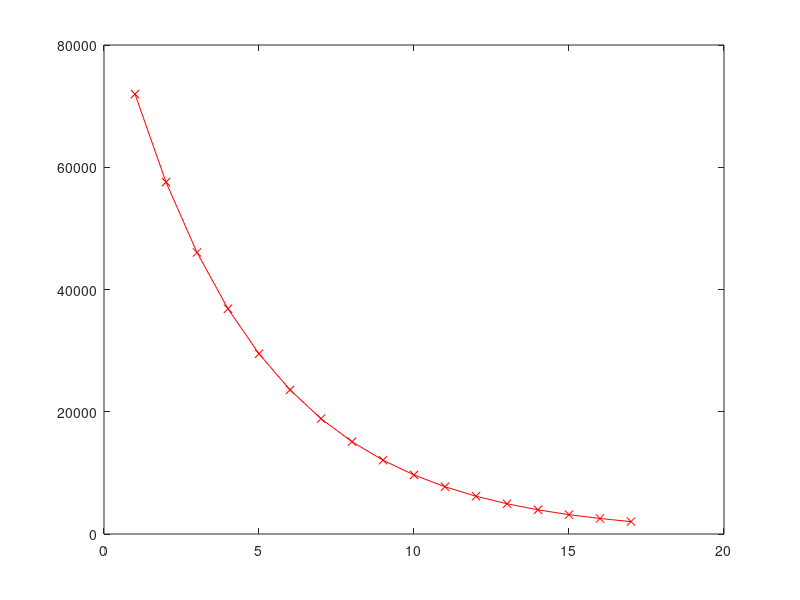
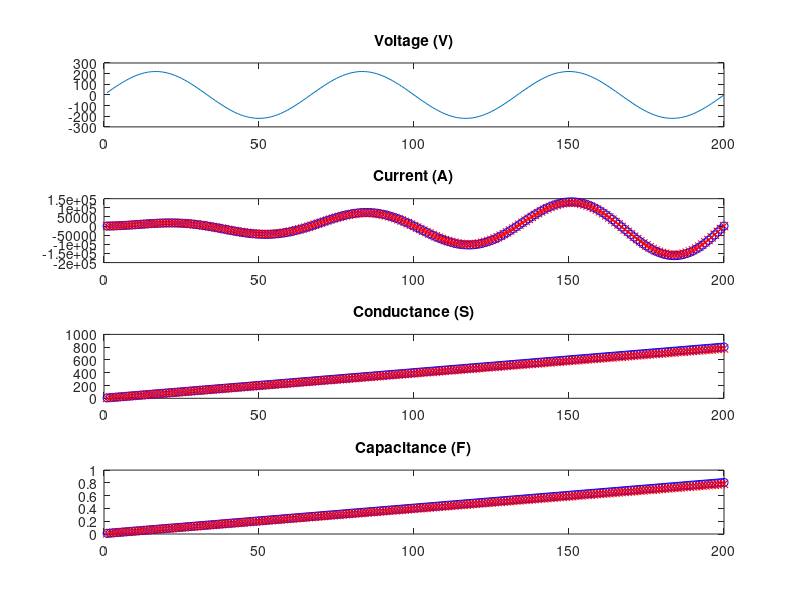

MATLAB code to generate these figures, in order:
function ret = rcmeter_lsm()
  
  #최소 ?�곱법을 ?�해?? 근사?? ?�킴
  EpochMax = 100;
  solvRate = 0.001;
  Cycl = 3;       # 주기 ??
  Len = 200;     # ?�이?? 길이
  Vp = 220;       # ?�압 진폭
  w = 2*pi*Cycl/Len;

  n_t = 1:1:Len; # ?�플번호

  %N��? ?�항?? 계수 ��? ��?
  a_t = [ 0.01 0.02 ];
  b_t = [ 0.00003 0.00002 ];
  #미�??? ��?��
  ath = length(a_t);
  bth = length(b_t);
  vars_num = ath + bth;

  V_t = Vp*sin(w*n_t);         # 측정 ?�압
  dVdn_t = w*Vp*cos(w*n_t);

  function ret = polyFunc(a, x)
    ret = 0;
    for m=1:1:length(x)
      for p=1:1:length(a)
        ret += a(p).*x.^(p-1);
      endfor
    endfor
  endfunction  

  function ret = diff_polyFunc(a, x)
    ret = 0;
    for m=1:1:length(x)
      for p=1:1:length(a)
        ret += (p-1)*a(p).*x.^(p-2);
      endfor
    endfor
  endfunction  

  function ret = Current(v, dvdn, g, c, dcdn)
    ret = ( g + dcdn ) .* v + c .* dvdn;
  endfunction

  function ret = ErrorSquare(it, ir, N)
    ret = 0;
    for m=N
      err = ir(m) - it(m);
      ret += err*err/length(N);
    endfor
    ret = sqrt(ret);
  endfunction

  function [g, c, dcdn] = refreshValues(a, b, x)
    g = polyFunc(a, x);         
    c = polyFunc(b, x);         
    dcdn = diff_polyFunc(b, x);
  endfunction

  function ret = Avg(val, len)
    ret = 0;
    for k=1:1:len
      ret += val(k)/len;     
    endfor
  endfunction
  
  [G_t, C_t, dCdn_t] = refreshValues(a_t, b_t, n_t);
  I_t = Current(V_t, dVdn_t, G_t, C_t, dCdn_t); #측정?�류

  inputGraph = figure(2);
  subplot(4,1,1);
  plot(n_t, V_t);
  title('Voltage (V)');
  subplot(4,1,2);
  plot(n_t, I_t, 'b');
  title('Current (A)');
  subplot(4,1,3);
  plot(n_t, G_t, 'b');
  title('Conductance (S)');
  subplot(4,1,4);
  plot(n_t, C_t, 'b');
  title('Capacitance (F)');

  # ?�력 ?�이??
  # 1) ?�압 V, dVdn
  # 2) ?�류 I
  # 출력 ?�이??
  # 1) 컨덕?�스 Gr
  # 2) 캐패?�턴?? Cr
  # 3) ?�차??(��? ��?: G, C, 측정 ��?: Gr, Cr)
  
  function ret = dIda_k(p, N, v, dvdn)
    pn = p -1;
    ret = 0;
    for m=N
      ret += m^pn*v(m);
    endfor
    ret /= length(N);
  endfunction

  function ret = dIdb_k(p, N, v, dvdn)
    pn = p -1;
    ret = 0;
    for m=N
      ret += pn*m^(pn-1)*v(m) + m^pn*dvdn(m);      
    endfor
    ret /= length(N);
  endfunction

  a_r = zeros(size(a_t));
  b_r = zeros(size(b_t));
  
  figure(1);
  errt = [];
  Irms = ErrorSquare(I_t, zeros(size(I_t)), n_t);  
  %?�플 개수 미�??? 만큼 ?�눠?? ?�러��? 계산?�고 매트리스��? ?�다!
  
  for epoch=1:1:EpochMax
    [G_r, C_r, dCdn_r] = refreshValues(a_r, b_r, n_t);
    I_r = Current(V_t, dVdn_t, G_r, C_r, dCdn_r); #추정?�류
    Err = ErrorSquare(I_t, I_r, n_t);
    errt = [errt Err];
    plot(errt, 'rx-');
    drawnow;
    printf("%d) %.3f\r\n",epoch, Err); 
    
    if ( Err == 0 ) break; end
    if epoch > 2
      if(errt(epoch) == 0)
        printf("Finish 1\r\n");
        break;
      end
      if( abs( Err / Irms ) < 0.03)
        printf("Finish 2\r\n");
        break;
      end
    end
    
    # dI = dIda * da + dIdb * db
    # I_t0 - I_r0 = dIda * (a_r - a_r0) + dIdb * (b_r - b_r0)
    # B = [I_t0 - I_r0];
    # M = [dIda, dIdb];
    # x = [a_r - a_r0];
    # solv: B = M * x
    # a_r <- a_r + x;
    
    rows = ath+bth;
    batchSize = rows ; #floor(Len/rows);
    M = [];
    B = [];
    for row= 1:1:rows
      ROW=[];
      n_r=((row-1)*batchSize)+1:1:(row*batchSize);
      for p=1:1:ath
        ROW = [ROW, dIda_k(p, n_r, V_t, dVdn_t)];
      endfor
      for p=1:1:bth
        ROW = [ROW, dIdb_k(p, n_r, V_t, dVdn_t)];
      endfor
      I_t0 = Current(V_t(n_r), dVdn_t(n_r), G_t(n_r), C_t(n_r), dCdn_t(n_r));
      I_r0 = Current(V_t(n_r), dVdn_t(n_r), G_r(n_r), C_r(n_r), dCdn_r(n_r));
      
      M = [M; ROW];
      B = [B; Avg(I_t0 - I_r0, batchSize)];
    endfor
 
    x_r = inv(M)*B;
    
    for p=1:1:ath
      a_r(p) += x_r(p)*solvRate;
    endfor
    for p=1:1:bth
      b_r(p) += x_r(ath+p)*solvRate;
    endfor
  endfor
  
  inputGraph = figure(2);
  subplot(4,1,1);
  plot(n_t, V_t);
  title('Voltage (V)');
  subplot(4,1,2);
  plot(n_t, I_t, 'bo', n_t, I_r, 'rx');
  title('Current (A)');
  subplot(4,1,3);
  plot(n_t, G_t, 'bo', n_t, G_r, 'rx');
  title('Conductance (S)');
  subplot(4,1,4);
  plot(n_t, C_t, 'bo', n_t, C_r, 'rx');
  title('Capacitance (F)');
  
  printf("G = %s\r\n",polyout(a_r, 'n')); 
  printf("C = %s\r\n",polyout(b_r, 'n'));

endfunction
